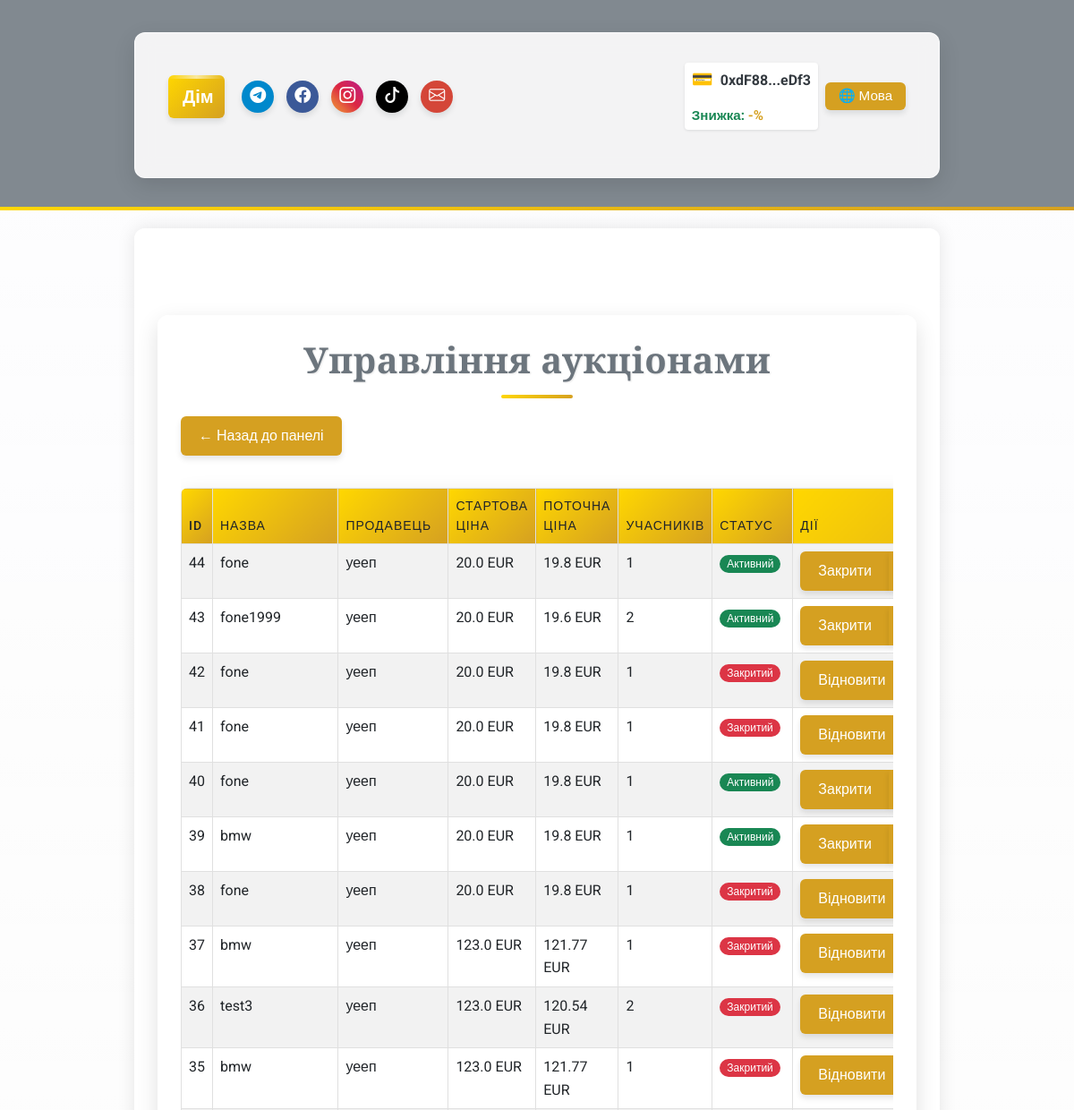
The app's page /admin/auction_management (signed in, upper part), older data.
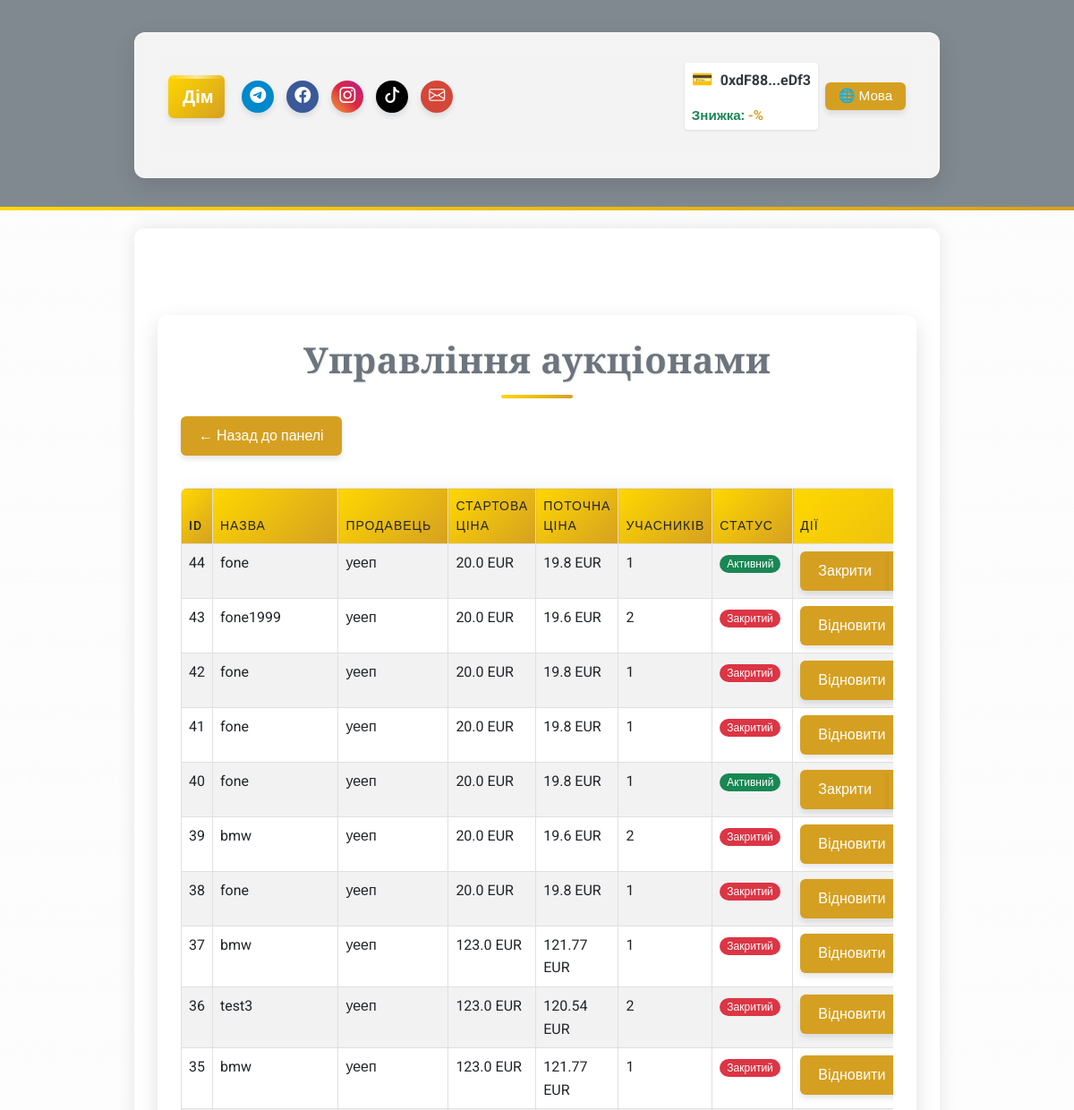
The same page, newer data.
### app/models/auction.py (models this page shows, shortened)
class Auction(db.Model):
    __tablename__ = 'auctions'
    id = db.Column(db.Integer, primary_key=True)
    title = db.Column(db.String(255), nullable=False)
    description = db.Column(db.Text, nullable=False)
    starting_price = db.Column(db.Float, nullable=False)
    current_price = db.Column(db.Float, nullable=False)
    seller_id = db.Column(db.Integer, db.ForeignKey('users.id'), nullable=False)
    total_participants = db.Column(db.Integer, default=0, nullable=False)
    is_active = db.Column(db.Boolean, default=True, nullable=False)
    winner_id = db.Column(db.Integer, db.ForeignKey('users.id'), nullable=True)
    total_earnings = db.Column(db.Float, default=0.0, nullable=False)
    created_at = db.Column(db.DateTime, default=db.func.now(), nullable=False)
    updated_at = db.Column(db.DateTime, default=db.func.now(), onupdate=db.func.now(), nullable=False)
    photos = db.Column(JSON, default=list)  # Поле для зберігання шляхів до фото у форматі JSON
    is_confirmed = db.Column(db.Boolean, default=False, nullable=False)  # Чи підтверджено отримання товару
    main_photo_idx = db.Column(db.Integer, default=0)  # Індекс головного фото
    participants = relationship(
        'AuctionParticipant', back_populates='auction', cascade='all, delete-orphan', lazy='dynamic'
    )

### app/routes/admin_routes.py (the view)
@admin_bp.route('/auction_management', methods=['GET'])
@login_required
def auction_management():
    if not current_user.is_admin:
        return "Доступ заборонено", 403
    auctions = db.session.query(
        Auction,
        User.username.label('seller_name'),
        func.count(AuctionParticipant.id).label('participant_count')
    ).join(User, Auction.seller_id == User.id)\
     .outerjoin(AuctionParticipant, Auction.id == AuctionParticipant.auction_id)\
     .group_by(Auction.id)\
     .order_by(Auction.id.desc()).all()
    return render_template('admin/auction_management.html',
                         auctions=auctions,
                         lang=session.get('lang', 'ua'),
                         ui_text=ui_text)

### app/utils/i18n_ui.py (called while the page is built)
def ui_text(key, lang):
    return ui_translations.get(key, {}).get(lang, ui_translations.get(key, {}).get('ua', key))

### app/templates/admin/auction_management.html (shortened to what this page needs)
{% extends "base.html" %}
{% block content %}
<div class="container my-5">
    <h1 class="text-center text-secondary">Управління аукціонами</h1>
    <div class="mb-3">
        <a href="{{ url_for('admin.admin_dashboard') }}" class="btn btn-secondary">← Назад до панелі</a>
    </div>
    <div class="table-responsive">
        <table class="table table-striped">
            <thead>
                <tr>
                    <th>ID</th>
                    <th>Назва</th>
                    <th>Продавець</th>
                    <th>Стартова ціна</th>
                    <th>Поточна ціна</th>
                    <th>Учасників</th>
                    <th>Статус</th>
                    <th>Дії</th>
                </tr>
            </thead>
            <tbody>
                {% for auction, seller_name, participant_count in auctions %}
                <tr id="auction-{{ auction.id }}">
                    <td>{{ auction.id }}</td>
                    <td>{{ auction.title }}</td>
                    <td>{{ seller_name }}</td>
                    <td>{{ auction.starting_price | round(2) }} EUR</td>
                    <td>{{ auction.current_price | round(2) }} EUR</td>
                    <td>{{ participant_count }}</td>
                    <td>
                        <span class="badge {{ 'bg-success' if auction.is_active else 'bg-danger' }}">
                            {{ 'Активний' if auction.is_active else 'Закритий' }}
                        </span>
                    </td>
                    <td>
                        <div class="btn-group" role="group">
                            {% if auction.is_active %}
                            <button class="btn btn-sm btn-warning" onclick="manageAuction({{ auction.id }}, 'force_close')">
                                Закрити
                            </button>
                            {% else %}
                            <button class="btn btn-sm btn-success" onclick="manageAuction({{ auction.id }}, 'reopen')">
                                Відновити
                            </button>
                            {% endif %}
                            <button class="btn btn-sm btn-danger" onclick="manageAuction({{ auction.id }}, 'delete')">
                            </button>
                        </div>
                    </td>
                </tr>
                {% endfor %}
            </tbody>
        </table>
    </div>
</div>
{% endblock %}

Row changes from the older to the newer data that the page shows:
changed Auction "fone1999": is_active "Активний" → "Закритий"; is_active "Закрити" → "Відновити"
changed Auction id 39: current_price "19.8" → "19.6"; total_participants "1" → "2"; is_active "Активний" → "Закритий"; is_active "Закрити" → "Відновити"
